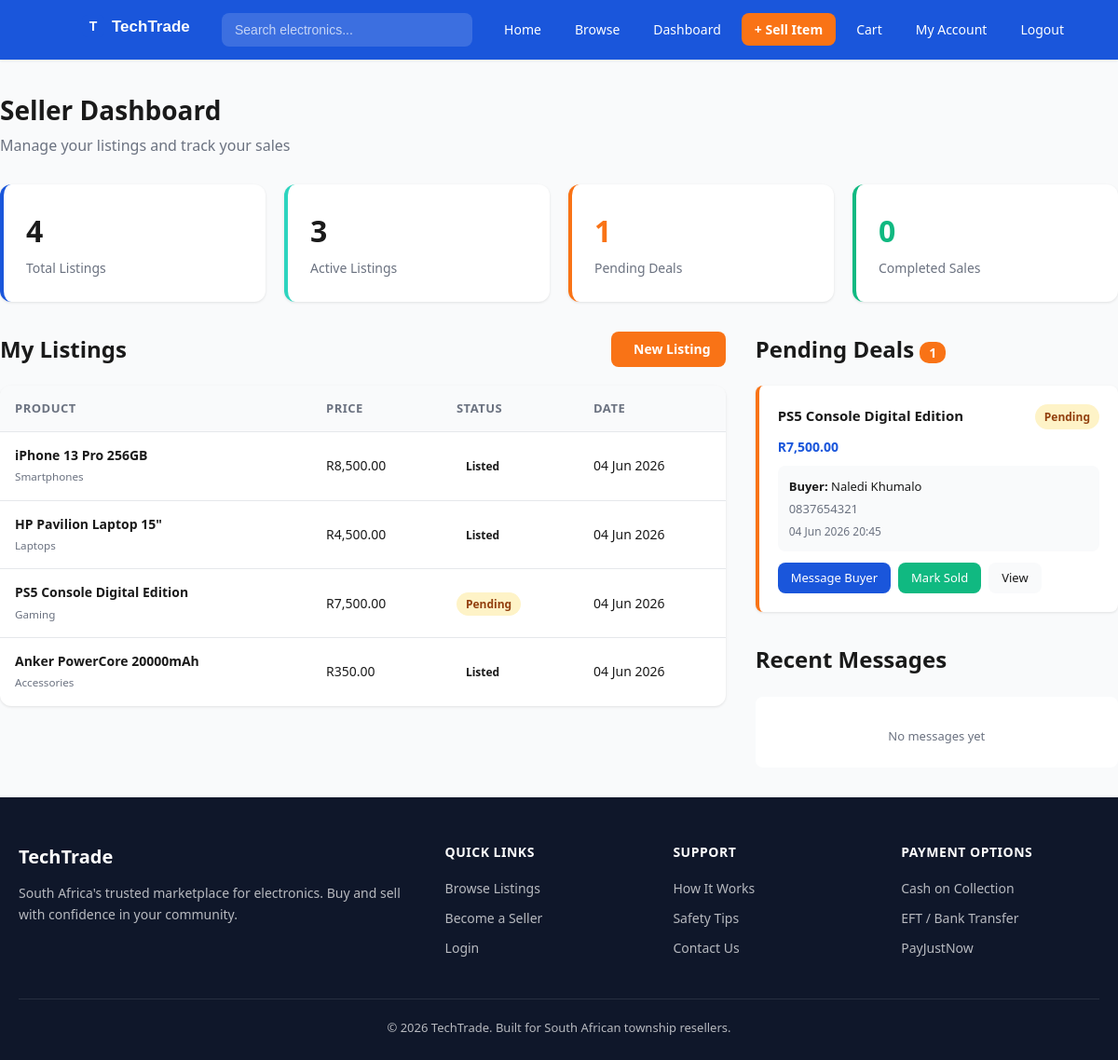
The app's page /seller_dashboard.php (signed in) with its own data.
### tables this page shows
CREATE TABLE listings (
    listing_id INT AUTO_INCREMENT PRIMARY KEY,
    seller_id INT NOT NULL,
    category_id INT NOT NULL,
    title VARCHAR(150) NOT NULL,
    description TEXT,
    price DECIMAL(10,2) NOT NULL,
    condition_status ENUM('New','Used - Like New','Used - Good','Used - Fair') DEFAULT 'Used - Good',
    image_url VARCHAR(255) DEFAULT '',
    status ENUM('Listed','Pending','Sold','Cancelled') DEFAULT 'Listed',
    created_at TIMESTAMP DEFAULT CURRENT_TIMESTAMP,
    updated_at TIMESTAMP DEFAULT CURRENT_TIMESTAMP ON UPDATE CURRENT_TIMESTAMP,
    FOREIGN KEY (seller_id) REFERENCES users(user_id) ON DELETE CASCADE,
    FOREIGN KEY (category_id) REFERENCES categories(category_id)
);

CREATE TABLE categories (
    category_id INT AUTO_INCREMENT PRIMARY KEY,
    name VARCHAR(50) NOT NULL,
    icon VARCHAR(30) DEFAULT 'ti-device-mobile'
);

CREATE TABLE transactions (
    transaction_id INT AUTO_INCREMENT PRIMARY KEY,
    listing_id INT NOT NULL,
    buyer_id INT NOT NULL,
    seller_id INT NOT NULL,
    status ENUM('Listed','Pending','Sold','Cancelled') DEFAULT 'Pending',
    payment_method VARCHAR(50) DEFAULT 'Cash on Collection',
    delivery_method VARCHAR(50) DEFAULT 'Meet in Person',
    created_at TIMESTAMP DEFAULT CURRENT_TIMESTAMP,
    updated_at TIMESTAMP DEFAULT CURRENT_TIMESTAMP ON UPDATE CURRENT_TIMESTAMP,
    FOREIGN KEY (listing_id) REFERENCES listings(listing_id) ON DELETE CASCADE,
    FOREIGN KEY (buyer_id) REFERENCES users(user_id) ON DELETE CASCADE,
    FOREIGN KEY (seller_id) REFERENCES users(user_id) ON DELETE CASCADE
);

CREATE TABLE users (
    user_id INT AUTO_INCREMENT PRIMARY KEY,
    full_name VARCHAR(100) NOT NULL,
    email VARCHAR(100) NOT NULL UNIQUE,
    password_hash VARCHAR(255) NOT NULL,
    phone VARCHAR(20),
    location VARCHAR(100),
    role ENUM('buyer','seller','admin') DEFAULT 'buyer',
    is_verified TINYINT DEFAULT 0,
    created_at TIMESTAMP DEFAULT CURRENT_TIMESTAMP
);

### seller_dashboard.php (the view, shortened to what this page needs)
<?php
require_once 'includes/db.php';
$seller_id = $_SESSION['user_id'];
$listings_count = mysqli_fetch_assoc(mysqli_query($conn, "SELECT COUNT(*) as total FROM listings WHERE seller_id = $seller_id"))['total'];
$active_count = mysqli_fetch_assoc(mysqli_query($conn, "SELECT COUNT(*) as total FROM listings WHERE seller_id = $seller_id AND status = 'Listed'"))['total'];
$pending_count = mysqli_fetch_assoc(mysqli_query($conn, "SELECT COUNT(*) as total FROM transactions WHERE seller_id = $seller_id AND status = 'Pending'"))['total'];
$sold_count = mysqli_fetch_assoc(mysqli_query($conn, "SELECT COUNT(*) as total FROM transactions WHERE seller_id = $seller_id AND status = 'Sold'"))['total'];
$listings_sql = "SELECT l.*, c.name as category_name
                 FROM listings l
                 JOIN categories c ON l.category_id = c.category_id
                 WHERE l.seller_id = $seller_id
                 ORDER BY l.created_at DESC";
$listings_result = mysqli_query($conn, $listings_sql);
$trans_sql = "SELECT t.*, l.title, l.price, l.listing_id, u.full_name as buyer_name, u.user_id as buyer_id, u.phone as buyer_phone
              FROM transactions t
              JOIN listings l ON t.listing_id = l.listing_id
              JOIN users u ON t.buyer_id = u.user_id
              WHERE t.seller_id = $seller_id AND t.status = 'Pending'
              ORDER BY t.created_at DESC";
$trans_result = mysqli_query($conn, $trans_sql);
$msg_sql = "SELECT m.*, u.full_name as sender_name, l.title as listing_title
            FROM messages m
            JOIN users u ON m.sender_id = u.user_id
            LEFT JOIN listings l ON m.listing_id = l.listing_id
            WHERE m.receiver_id = $seller_id
            ORDER BY m.created_at DESC
            LIMIT 5";
$msg_result = mysqli_query($conn, $msg_sql);
include 'includes/header.php';
?>
<section class="dashboard container">
    <div class="dashboard-header">
        <h1>Seller Dashboard</h1>
        <p>Manage your listings and track your sales</p>
    </div>
    <div class="stats-grid">
        <div class="stat-card">
            <div class="stat-value"><?php echo $listings_count; ?></div>
            <div class="stat-label">Total Listings</div>
        </div>
        <div class="stat-card">
            <div class="stat-value"><?php echo $active_count; ?></div>
            <div class="stat-label">Active Listings</div>
        </div>
        <div class="stat-card">
            <div class="stat-value" style="color: var(--accent);"><?php echo $pending_count; ?></div>
            <div class="stat-label">Pending Deals</div>
        </div>
        <div class="stat-card">
            <div class="stat-value" style="color: var(--success);"><?php echo $sold_count; ?></div>
            <div class="stat-label">Completed Sales</div>
        </div>
    </div>
    <div style="display: grid; grid-template-columns: 2fr 1fr; gap: 32px;">
        <div>
            <div style="display: flex; justify-content: space-between; align-items: center; margin-bottom: 20px;">
                <h2 class="section-title" style="margin: 0;">My Listings</h2>
                <a href="/post_listing.php" class="btn-primary" style="padding: 8px 16px; font-size: 14px;">
                    <i class="ti ti-plus"></i> New Listing
                </a>
            </div>
            <table class="data-table">
                <thead>
                    <tr>
                        <th>Product</th>
                        <th>Price</th>
                        <th>Status</th>
                        <th>Date</th>
                    </tr>
                </thead>
                <tbody>
                    <?php while ($item = mysqli_fetch_assoc($listings_result)): ?>
                    <tr>
                        <td>
                            <a href="/listing.php?id=<?php echo $item['listing_id']; ?>" style="font-weight: 600;">
                                <?php echo $item['title']; ?>
                            </a>
                            <br><small style="color: var(--text-light);"><?php echo $item['category_name']; ?></small>
                        </td>
                        <td>R<?php echo number_format($item['price'], 2); ?></td>
                        <td><span class="badge badge-<?php echo strtolower($item['status']); ?>"><?php echo $item['status']; ?></span></td>
                        <td><?php echo date('d M Y', strtotime($item['created_at'])); ?></td>
                    </tr>
                    <?php endwhile; ?>
                </tbody>
            </table>
        </div>
        <div>
            <h2 class="section-title">Pending Deals <?php if ($pending_count > 0): ?><span style="background: var(--accent); color: white; padding: 2px 10px; border-radius: 10px; font-size: 14px;"><?php echo $pending_count; ?></span><?php endif; ?></h2>
            <?php if (mysqli_num_rows($trans_result) > 0): ?>
                <?php while ($trans = mysqli_fetch_assoc($trans_result)): ?>
                <div style="background: var(--white); padding: 20px; border-radius: var(--radius); box-shadow: var(--shadow); margin-bottom: 16px; border-left: 4px solid var(--accent);">
                    <div style="display: flex; justify-content: space-between; align-items: start; margin-bottom: 8px;">
                        <h4 style="font-size: 15px;"><?php echo $trans['title']; ?></h4>
                        <span class="badge badge-pending">Pending</span>
                    </div>
                    <p style="font-size: 14px; color: var(--primary); font-weight: 700; margin-bottom: 8px;">R<?php echo number_format($trans['price'], 2); ?></p>
                    <div style="background: var(--surface); padding: 12px; border-radius: var(--radius); margin-bottom: 12px;">
                        <p style="font-size: 13px; margin-bottom: 4px;"><strong>Buyer:</strong> <?php echo $trans['buyer_name']; ?></p>
                        <p style="font-size: 13px; color: var(--text-light);"><i class="ti ti-phone"></i> <?php echo $trans['buyer_phone']; ?></p>
                        <p style="font-size: 12px; color: var(--text-light); margin-top: 4px;">
                            <i class="ti ti-clock"></i> <?php echo date('d M Y H:i', strtotime($trans['created_at'])); ?>
                        </p>
                    </div>
                    <div style="display: flex; gap: 8px; flex-wrap: wrap;">
                        <a href="/messages.php?to=<?php echo $trans['buyer_id']; ?>&listing=<?php echo $trans['listing_id']; ?>" class="btn-small btn-view">
                            <i class="ti ti-message-circle"></i> Message Buyer
                        </a>
                        <a href="/payment.php?transaction=<?php echo $trans['transaction_id']; ?>" class="btn-small btn-verify">
                            <i class="ti ti-check"></i> Mark Sold
                        </a>
                        <a href="/listing.php?id=<?php echo $trans['listing_id']; ?>" class="btn-small" style="background: var(--surface); color: var(--text);">
                            <i class="ti ti-eye"></i> View
                        </a>
                    </div>
                </div>
                <?php endwhile; ?>
            <?php endif; ?>
            <h2 class="section-title" style="margin-top: 32px;">Recent Messages </h2>
            <?php if (mysqli_num_rows($msg_result) > 0): ?>
                <?php while ($msg = mysqli_fetch_assoc($msg_result)): ?>
                <a href="messages.php?to=<?php echo $msg['sender_id']; ?>&listing=<?php echo $msg['listing_id']; ?>"
                   style="display: block; background: var(--white); padding: 16px; border-radius: var(--radius); box-shadow: var(--shadow); margin-bottom: 12px; <?php echo $msg['is_read'] ? '' : 'border-left: 4px solid var(--primary);'; ?>">
                    <div style="display: flex; justify-content: space-between; align-items: start;">
                        <div>
                            <h4 style="font-size: 14px; margin-bottom: 4px;">
                                <?php echo $msg['sender_name']; ?>
                                <?php if (!$msg['is_read']): ?>
                                    <span style="background: var(--primary); color: white; padding: 2px 8px; border-radius: 10px; font-size: 11px; margin-left: 8px;">New</span>
                                <?php endif; ?>
                            </h4>
                            <p style="font-size: 12px; color: var(--text-light); margin-bottom: 4px;">
                                <?php echo $msg['listing_title'] ? 'Re: ' . $msg['listing_title'] : 'General inquiry'; ?>
                            </p>
                            <p style="font-size: 13px; color: var(--text); white-space: nowrap; overflow: hidden; text-overflow: ellipsis; max-width: 200px;">
                                <?php echo $msg['message']; ?>
                            </p>
                        </div>
                        <span style="font-size: 11px; color: var(--text-light); white-space: nowrap;">
                            <?php echo date('H:i', strtotime($msg['created_at'])); ?>
                        </span>
                    </div>
                </a>
                <?php endwhile; ?>
                <a href="messages.php" style="display: block; text-align: center; padding: 12px; color: var(--primary); font-size: 14px;">
                    View All Messages <i class="ti ti-arrow-right"></i>
                </a>
            <?php else: ?>
                <div style="background: var(--white); padding: 24px; border-radius: var(--radius); text-align: center; color: var(--text-light);">
                    <p style="font-size: 13px;">No messages yet</p>
                </div>
            <?php endif; ?>
        </div>
    </div>
</section>
<?php include 'includes/footer.php'; ?>

### css/style.css (style rules this page uses)
:root { --primary: #1A56DB; --primary-dark: #1e429f; --primary-light: #e1effe; --aqua: #2DD4BF; --aqua-light: #ccfbf1; --accent: #F97316; --accent-hover: #ea580c; --dark: #0F172A; --text: #1a1a1a; --text-light: #6b7280; --border: #e5e7eb; --surface: #f9fafb; --white: #ffffff; --success: #10b981; --warning: #f59e0b; --danger: #ef4444; --shadow: 0 1px 3px rgba(0,0,0,0.1); --shadow-lg: 0 10px 25px rgba(0,0,0,0.1); --radius: 8px; --radius-lg: 12px; }
* { margin: 0; padding: 0; box-sizing: border-box; }
body { font-family: 'Segoe UI', system-ui, -apple-system, sans-serif; color: var(--text); background: var(--surface); line-height: 1.6; min-height: 100vh; }
.container { max-width: 1200px; margin: 0 auto; padding: 0 20px; }
a { text-decoration: none; color: inherit; }
.btn-primary { background: var(--accent); color: white; padding: 12px 28px; border-radius: var(--radius); font-weight: 600; display: inline-flex; align-items: center; gap: 8px; transition: transform 0.2s, box-shadow 0.2s; border: none; cursor: pointer; font-size: 15px; }
.section-title { font-size: 24px; font-weight: 700; margin-bottom: 20px; color: var(--text); }
.dashboard { padding: 32px 0; }
.dashboard-header { margin-bottom: 28px; }
.dashboard-header h1 { font-size: 28px; margin-bottom: 4px; }
.dashboard-header p { color: var(--text-light); }
.stats-grid { display: grid; grid-template-columns: repeat(4, 1fr); gap: 20px; margin-bottom: 32px; }
.stat-card { background: var(--white); padding: 24px; border-radius: var(--radius-lg); box-shadow: var(--shadow); border-left: 4px solid var(--primary); }
.stat-card:nth-child(2) { border-left-color: var(--aqua); }
.stat-card:nth-child(3) { border-left-color: var(--accent); }
.stat-card:nth-child(4) { border-left-color: var(--success); }
.stat-value { font-size: 32px; font-weight: 700; color: var(--text); }
.stat-label { font-size: 14px; color: var(--text-light); margin-top: 4px; }
.data-table { width: 100%; background: var(--white); border-radius: var(--radius-lg); overflow: hidden; box-shadow: var(--shadow); border-collapse: collapse; }
.data-table th { background: var(--surface); padding: 14px 16px; text-align: left; font-size: 13px; font-weight: 600; color: var(--text-light); text-transform: uppercase; letter-spacing: 0.5px; }
.data-table td { padding: 14px 16px; border-top: 1px solid var(--border); font-size: 14px; }
.badge { padding: 4px 10px; border-radius: 20px; font-size: 12px; font-weight: 600; }
.badge-pending { background: #fef3c7; color: #92400e; }
.btn-small { padding: 6px 14px; font-size: 13px; border-radius: var(--radius); border: none; cursor: pointer; font-weight: 500; }
.btn-verify { background: var(--success); color: white; }
.btn-view { background: var(--primary); color: white; }
body, .navbar, .p-card, .form-card, .stat-card, .data-table, .step-card, .payment-card, .footer, .seller-box, .admin-sidebar, .conversation-item, .chat-bubble.received { transition: background-color 0.3s, color 0.3s, border-color 0.3s; }

### records on screen
listings: title "iPhone 13 Pro 256GB", category.name "Smartphones", price "8,500.00", status "Listed", created_at "04 Jun 2026"
listings: title "HP Pavilion Laptop 15\"", category.name "Laptops", price "4,500.00", status "Listed", created_at "04 Jun 2026"
listings: title "PS5 Console Digital Edition", category.name "Gaming", price "7,500.00", status "Pending", created_at "04 Jun 2026"
listings: title "Anker PowerCore 20000mAh", category.name "Accessories", price "350.00", status "Listed", created_at "04 Jun 2026"
transactions: listing.title "PS5 Console Digital Edition", listing.price "7,500.00", buyer.full_name "Naledi Khumalo", buyer.phone "0837654321", created_at "04 Jun 2026 20:45"

### other values on screen
$listings_count "4"
$active_count "3"
$pending_count "1"
$sold_count "0"
